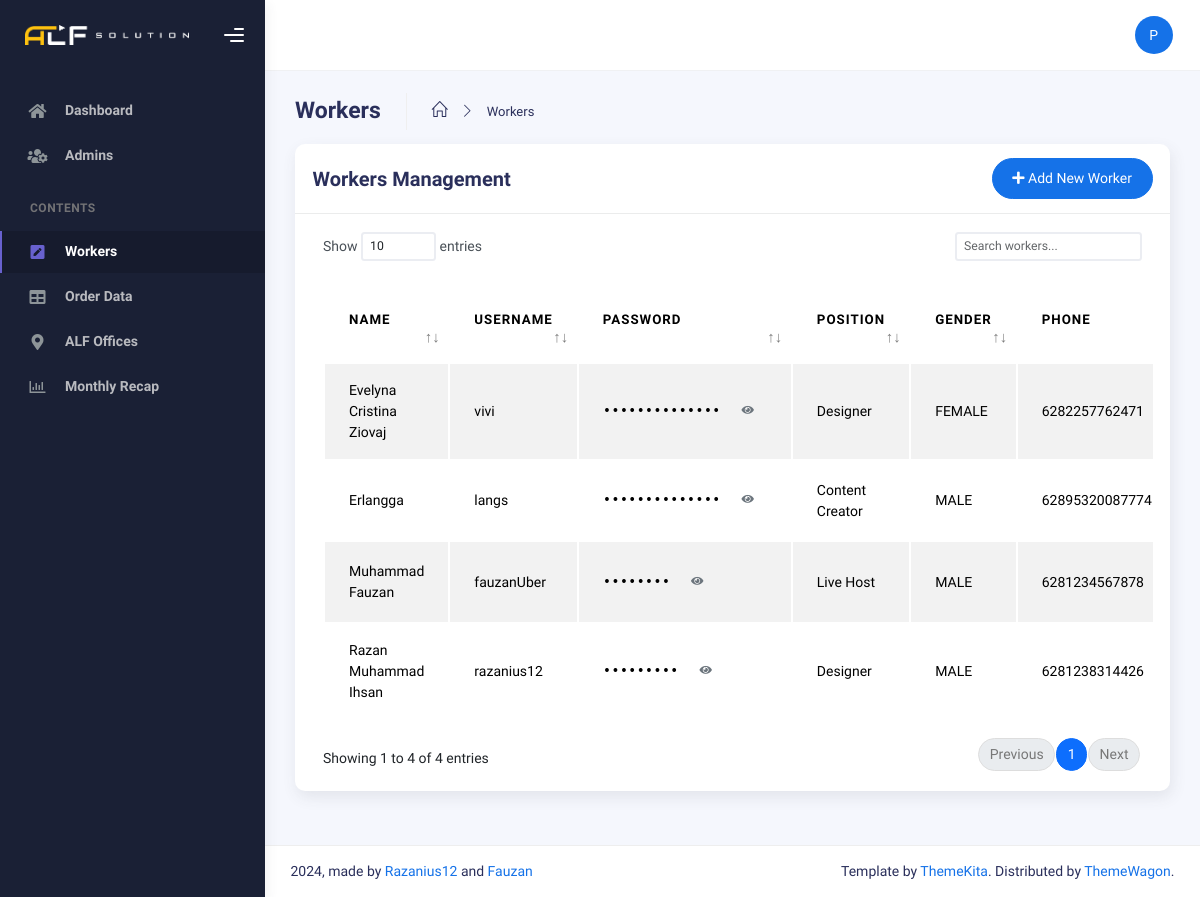
Page /index.php?page=workers (signed in) on the committed database.
### tables this page shows
CREATE TABLE `workers` (
  `id_worker` int(11) NOT NULL,
  `username` varchar(255) NOT NULL,
  `password` varchar(255) NOT NULL,
  `name_worker` varchar(255) NOT NULL,
  `id_position` int(11) NOT NULL,
  `gender_worker` enum('MALE','FEMALE','OTHER') NOT NULL,
  `phone_number` varchar(16) NOT NULL,
  `availability_status` enum('AVAILABLE','TASKED') NOT NULL DEFAULT 'AVAILABLE',
  `assigned_order_id` int(11) DEFAULT NULL,
  `created_at` timestamp NOT NULL DEFAULT current_timestamp(),
  `updated_at` timestamp NOT NULL DEFAULT current_timestamp() ON UPDATE current_timestamp(),
  `profile_pic` varchar(255) NOT NULL
);

CREATE TABLE `positions` (
  `id_position` int(11) NOT NULL,
  `position_name` varchar(32) NOT NULL,
  `department` enum('ADMIN','WORKER') NOT NULL,
  `created_at` timestamp NOT NULL DEFAULT current_timestamp()
);

### main/pages/workers.php (the view, shortened to what this page needs)
<?php
require 'config/database.php';
$query = "
    SELECT
        w.id_worker,
        w.username,
        w.name_worker,
        w.gender_worker,
        w.phone_number,
        w.availability_status,
        w.password,
        p.position_name,
        GROUP_CONCAT(o.order_name) AS assigned_orders,
        COALESCE(in_progress_counts.order_count, 0) AS order_count
    FROM
        workers w
    LEFT JOIN
        positions p ON w.id_position = p.id_position
    LEFT JOIN
        orders o ON o.worker_id = w.id_worker
    LEFT JOIN (
        SELECT
            worker_id,
            COUNT(id_order) AS order_count
        FROM
            orders
        WHERE
            status IN ('IN_PROGRESS', 'PENDING')
        GROUP BY
            worker_id
    ) AS in_progress_counts ON w.id_worker = in_progress_counts.worker_id
    GROUP BY
        w.id_worker,
        w.username,
        w.name_worker,
        w.gender_worker,
        w.phone_number,
        w.availability_status,
        w.password,
        p.position_name
";
$result = mysqli_query($conn, $query);
function maskPassword($password)
{
 return str_repeat('•', strlen($password));
}
?>
<div class="container">
 <div class="page-inner">
  <div class="page-header mb-0">
   <h3 class="fw-bold mb-3">Workers</h3>
   <ul class="breadcrumbs mb-3">
    <li class="nav-home">
     <a href="index.php">
      <i class="icon-home"></i>
     </a>
    </li>
    <li class="separator">
     <i class="icon-arrow-right"></i>
    </li>
    <li class="nav-item">
     <a href="index.php?page=workers">Workers</a>
    </li>
   </ul>
  </div>
  <div class="row">
   <div class="col-md-12">
    <div class="card">
     <div class="card-header">
      <div class="d-flex align-items-center">
       <h4 class="card-title">Workers Management</h4>
       <button type="button" class="btn btn-primary btn-round ms-auto" data-bs-toggle="modal"
        data-bs-target="#addWorkerModal">
        <i class="fa fa-plus"></i> Add New Worker
       </button>
      </div>
     </div>
     <div class="card-body">
      <div class="table-responsive">
       <table id="workers-table" class="display table table-striped table-hover">
        <thead>
         <tr>
          <th>Name</th>
          <th>Username</th>
          <th>Password</th>
          <th>Position</th>
          <th>Gender</th>
          <th>Phone</th>
         </tr>
        </thead>
        <tbody>
         <?php while ($worker = mysqli_fetch_assoc($result)): ?>
          <tr>
           <td><?= htmlspecialchars($worker['name_worker']) ?></td>
           <td><?= htmlspecialchars($worker['username']) ?></td>
           <td>
            <div class="password-container">
             <span class="password-text" data-password="<?= htmlspecialchars($worker['password']) ?>">
              <?= maskPassword($worker['password']) ?>
             </span>
             <button class="btn btn-link btn-sm toggle-password" type="button">
              <i class="fa fa-eye"></i>
             </button>
            </div>
           </td>
           <td><?= htmlspecialchars($worker['position_name']) ?></td>
           <td><?= htmlspecialchars($worker['gender_worker']) ?></td>
           <td><?= htmlspecialchars($worker['phone_number']) ?></td>
          </tr>
         <?php endwhile; ?>
        </tbody>
       </table>
      </div>
     </div>
    </div>
   </div>
  </div>
 </div>
</div>
<link rel="stylesheet" href="main/css/toggle.css" />

### index.php (shortened to what this page needs)
<!DOCTYPE html>
<html lang="en">
<?php
$currentUser = getCurrentUserDetails();
include_once 'head.php';
?>
<body>
 <div class="wrapper">
  <?php
  include_once 'main/bars/sidebar.php';
  ?>
  <div class="main-panel">
   <?php
   include_once 'main/bars/navbar.php';
   $page = $_GET['page'] ?? 'dashboard';
   switch ($page) {
    case 'workers':
     includePage('main/pages/workers.php');
     break;
   }
   function includePage($file)
   {
    if (file_exists($file)) {
     include $file;
    } else {
     header('Location: index.php?page=dashboard');
     exit();
    }
   }
   include_once 'footer.php';
   ?>
  </div>
</body>

### head.php (shortened to what this page needs)
<head>
 <link rel="stylesheet" href="assets/css/bootstrap.min.css" />
 <link rel="stylesheet" href="assets/css/plugins.min.css" />
 <link rel="stylesheet" href="assets/css/kaiadmin.min.css" />
</head>

### main/bars/sidebar.php (shortened to what this page needs)
<?php
$currentPage = $_GET['page'] ?? 'dashboard';
$mainSidebarItems = [
 'dashboard' => [
  'icon' => 'fas fa-home',
  'label' => 'Dashboard',
  'url' => './index.php?page=dashboard',
  'roles' => ['admin', 'worker']
 ],
 'admins' => [
  'icon' => 'fas fa-users-cog',
  'label' => 'Admins',
  'url' => 'index.php?page=admins',
  'roles' => ['admin']
 ]
];
$contentSidebarItems = [
 'workers' => [
  'icon' => 'fas fa-pen-square',
  'label' => 'Workers',
  'url' => 'index.php?page=workers',
  'roles' => ['admin'],
  'submenu' => ($currentPage === 'addNewPosition') ? [
   'addNewPosition' => [
    'icon' => 'fas fa-plus-circle',
    'label' => 'Add New Position',
    'url' => 'index.php?page=addNewPosition',
    'roles' => ['admin']
   ]
  ] : []
 ],
 'task' => [
  'icon' => 'fas fa-tasks',
  'label' => 'My Tasks',
  'url' => 'index.php?page=task',
  'roles' => ['worker']
 ],
 'history' => [
  'icon' => 'fas fa-search',
  'label' => 'Task History',
  'url' => 'index.php?page=history',
  'roles' => ['worker']
 ],
 'orderData' => [
  'icon' => 'fas fa-table',
  'label' => 'Order Data',
  'url' => 'index.php?page=orderData',
  'roles' => ['admin']
 ],
 'alfOffices' => [
  'icon' => 'fas fa-map-marker-alt',
  'label' => 'ALF Offices',
  'url' => 'index.php?page=alfOffices',
  'roles' => ['admin', 'worker']
 ],
 'monthlyRecap' => [
  'icon' => 'far fa-chart-bar',
  'label' => 'Monthly Recap',
  'url' => 'index.php?page=monthlyRecap',
  'roles' => ['admin']
 ]
];
function renderSidebarItems($items, $currentPage, $currentUser)
{
 foreach ($items as $page => $item) {
  $hasAccess = isset($item['roles']) &&
   in_array($currentUser['role'], $item['roles']);
  if (!$hasAccess)
   continue;
  $isActive = ($currentPage === $page);
  $hasSubmenu = isset($item['submenu']) && !empty($item['submenu']);
  ?>
  <li class="nav-item <?= $isActive ? 'active' : '' ?>">
   <?php if ($hasSubmenu): ?>
    <div class="nav-link-wrapper">
     <a href="<?= $item['url'] ?>" class="nav-link">
      <i class="<?= $item['icon'] ?>"></i>
      <p><?= $item['label'] ?></p>
     </a>
     <a href="#<?= $page ?>Submenu" class="submenu-toggle" data-bs-toggle="collapse">
      <span class="caret"></span>
     </a>
    </div>
    <div class="collapse <?= ($currentPage === $page ||
     array_key_exists($currentPage, $item['submenu'])) ? 'show' : '' ?>" id="<?= $page ?>Submenu">
     <ul class="nav nav-collapse">
      <?php
      if (isset($item['submenu'])) {
       foreach ($item['submenu'] as $subPage => $subItem):
        $hasSubAccess = isset($subItem['roles']) &&
         in_array($currentUser['role'], $subItem['roles']);
        if (!$hasSubAccess)
         continue;
        ?>
        <li class="<?= ($currentPage === $subPage) ? 'active' : '' ?>">
         <a href="<?= $subItem['url'] ?>" style="
         padding-top: 0px !important;
         padding-right: 0px !important;
         padding-bottom: 0px !important;
         padding-left: 25px !important;
         margin-bottom: -10px !important;">
          <i class="<?= $subItem['icon'] ?>" style="margin-left: 25px;"></i>
          <p><?= $subItem['label'] ?></p>
         </a>
        </li>
        <?php
       endforeach;
      }
      ?>
     </ul>
    </div>
   <?php else: ?>
    <a href="<?= $item['url'] ?>" class="nav-link">
     <i class="<?= $item['icon'] ?>"></i>
     <p><?= $item['label'] ?></p>
    </a>
   <?php endif; ?>
  </li>
  <?php
 }
}
?>
<div class="sidebar" data-background-color="dark">
 <?php include_once 'header.php'; ?>
 <div class="sidebar-wrapper scrollbar scrollbar-inner">
  <div class="sidebar-content">
   <ul class="nav nav-secondary">
    <?php renderSidebarItems($mainSidebarItems, $currentPage, $currentUser); ?>
    <li class="nav-section">
     <h4 class="text-section">Contents</h4>
    </li>
    <?php renderSidebarItems($contentSidebarItems, $currentPage, $currentUser); ?>
   </ul>
  </div>
 </div>
</div>

### main/bars/header.php (shortened to what this page needs)
<div class="sidebar-logo">
 <div class="logo-header" data-background-color="dark">
  <a href="index.php" class="logo">
   <img src="main/img/ALFLogoLightLandscape.webp" alt="navbar brand" class="navbar-brand" height="20" />
  </a>
  <div class="nav-toggle d-flex align-items-center">
   <button class="btn btn-toggle toggle-sidebar p-2 me-1 btn-no-outline">
    <i class="gg-menu-right fs-4"></i>
   </button>
  </div>
 </div>
</div>

### main/bars/navbar.php (shortened to what this page needs)
<div class="main-header">
 <nav class="navbar navbar-header navbar-header-transparent navbar-expand-lg border-bottom">
  <div class="container-fluid">
   <ul class="navbar-nav topbar-nav ms-md-auto align-items-center">
    <li class="nav-item topbar-user dropdown hidden-caret">
     <a class="dropdown-toggle profile-pic" data-bs-toggle="dropdown" href="#" aria-expanded="false">
      <div class="avatar-sm">
       <div class="avatar-img rounded-circle bg-primary text-white d-flex align-items-center justify-content-center">
        <?= strtoupper(substr($currentUser['name'] ?? 'U', 0, 1)) ?>
       </div>
      </div>
     </a>
    </li>
   </ul>
  </div>
 </nav>
</div>

### footer.php (shortened to what this page needs)
<footer class="footer">
 <div class="container-fluid d-flex flex-column flex-md-row justify-content-between align-items-center text-center">
  <nav class="pull-left">
  <div class="flex-grow-1">
   2024, made by
   <a target="_blank" href="https://github.com/Razanius12">Razanius12</a>
   and
   <a target="_blank" href="https://github.com/UjungberungG432">Fauzan</a>
  </div>
  </nav>
  <div class="text-center">
   <span class="d-block d-sm-inline">
    Template by <a target="_blank" href="http://www.themekita.com">ThemeKita</a>.
   </span>
   <span class="d-block d-sm-inline">
    Distributed by <a target="_blank" href="https://themewagon.com">ThemeWagon</a>.
   </span>
  </div>
 </div>
</footer>
</div>

### main/css/toggle.css (style rules this page uses)
.password-container { display: flex; align-items: center; gap: 8px; }
.password-text { font-family: monospace; }
.toggle-password { background: transparent !important; color: #6c757d !important; transition: color 0.3s ease !important; border: var(1px) solid var(#dee2e6) !important; }

### main/bars/header.php (style rules this page uses)
.btn-no-outline { outline: none !important; box-shadow: none !important; }
.btn-toggle { display: flex; align-items: center; justify-content: center; height: 40px; border-radius: 50%; transition: background-color 0.3s ease; border: none; }
.btn-toggle i { margin: 0; }

### rows in the picture
workers: name_worker "Razan Muhammad Ihsan", username "razanius12", password "•••••••••", id_position.position_name "Designer", gender_worker "MALE", phone_number "6281238314426"
workers: name_worker "Muhammad Fauzan", username "fauzanUber", password "••••••••", id_position.position_name "Live Host", gender_worker "MALE", phone_number "6281234567878"
workers: name_worker "Erlangga", username "langs", password "••••••••••••••", id_position.position_name "Content Creator", gender_worker "MALE", phone_number "62895320087774"
workers: name_worker "Evelyna Cristina Ziovaj", username "vivi", password "••••••••••••••", id_position.position_name "Designer", gender_worker "FEMALE", phone_number "6282257762471"

### other values in the picture
$item['label'] "Dashboard"
$item['label'] "Admins"
$item['label'] "Workers"
$item['label'] "Order Data"
$item['label'] "ALF Offices"
$item['label'] "Monthly Recap"
substr($currentUser['name'] ?? 'U', 0, 1) "P"
